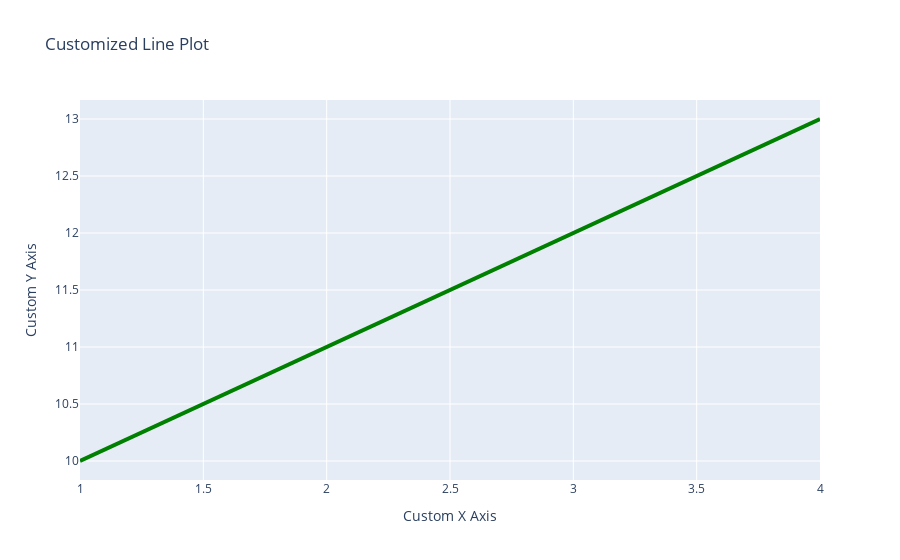

This figure's notebook cell:
### Code cell
fig = px.line(df, x='x', y='y', title='Customized Line Plot')
fig.update_layout(xaxis_title='Custom X Axis', yaxis_title='Custom Y Axis')
fig.update_traces(line=dict(color='green', width=4))
fig.show()

### Figure 1 — Plotly figure (JSON) as saved in the notebook; plotly's stock layout.template omitted (floating-point values rounded to 4 significant figures)
{"data": [{"hovertemplate": "x=%{x}<br>y=%{y}<extra></extra>", "legendgroup": "", "line": {"color": "green", "dash": "solid", "width": 4}, "marker": {"symbol": "circle"}, "mode": "lines", "name": "", "orientation": "v", "showlegend": false, "type": "scatter", "x": [1, 2, 3, 4], "xaxis": "x", "y": [10, 11, 12, 13], "yaxis": "y"}], "layout": {"legend": {"tracegroupgap": 0}, "title": {"text": "Customized Line Plot"}, "xaxis": {"anchor": "y", "domain": [0, 1], "title": {"text": "Custom X Axis"}}, "yaxis": {"anchor": "x", "domain": [0, 1], "title": {"text": "Custom Y Axis"}}}}
